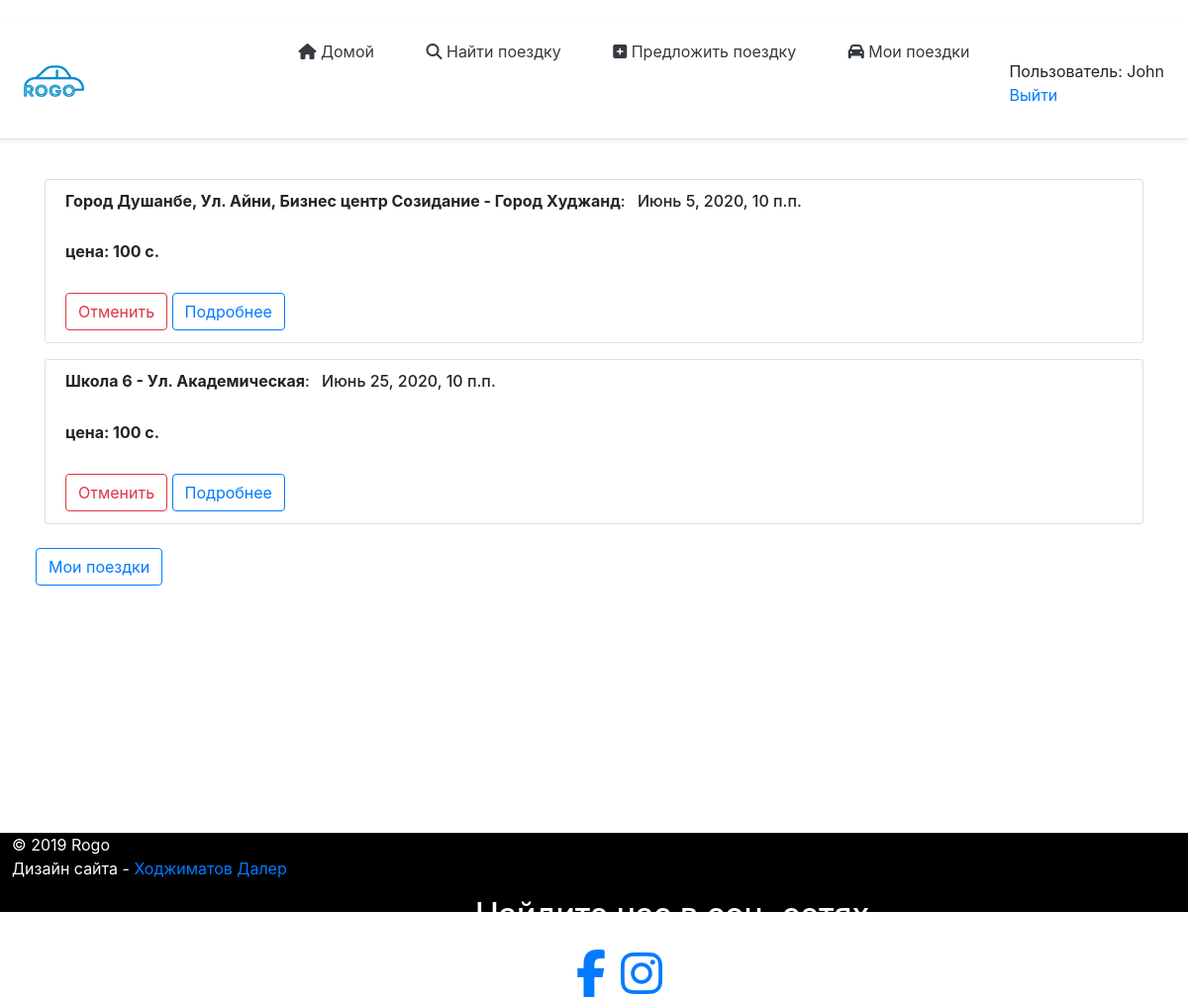
/rides/join_rides/ (signed in), run on an earlier commit of the app's database.
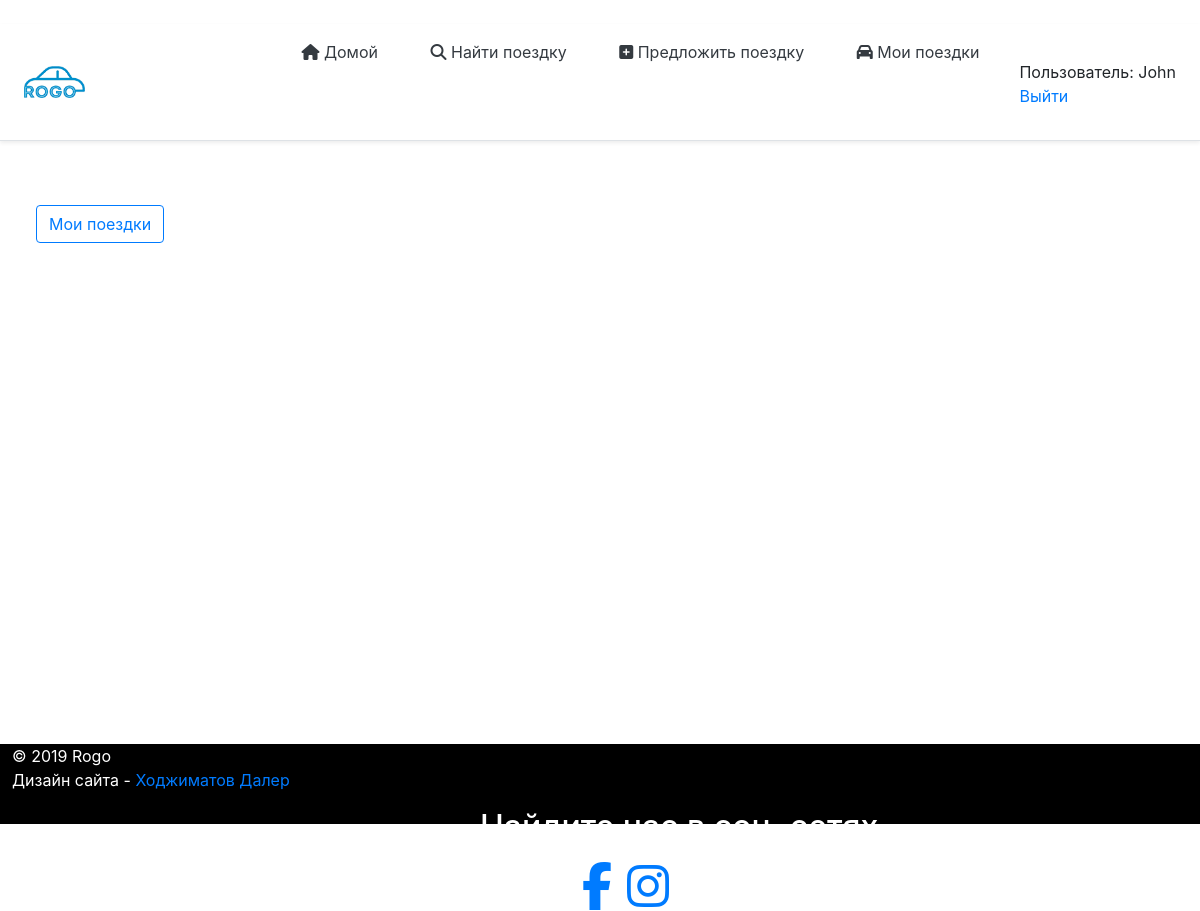
And on a later commit of the database.
### rides/models.py (models this page shows, shortened)
class Join (models.Model):
    ride = models.ForeignKey(Rides, on_delete = models.CASCADE, verbose_name = 'Пользователь', blank = True, null = True, related_name = 'join_rides')
    author = models.ForeignKey(User, on_delete = models.CASCADE, verbose_name = 'Пользователь', blank = True, null = True)
    author_phone = models.CharField(max_length=13, default='', verbose_name='Номер телефона (используйте в начале код страны со знаком +)')
    status = models.BooleanField(verbose_name='видимость',default=False)

class Rides(models.Model):
    author = models.ForeignKey(User, on_delete = models.CASCADE, verbose_name = 'Создатель поездки', blank = True, null = True)
    date_create = models.DateTimeField(default=default_datetime(), null=True, blank = True, verbose_name = 'Дата создания')
    pick_up_location = models.CharField(max_length=120, verbose_name='Место сбора')
    drop_location = models.CharField(max_length=120, verbose_name='Пункт назначения')
    total_rides = models.IntegerField(verbose_name='Количество пассажиров(мин=1, макс=10)', validators=[MaxValueValidator(10),MinValueValidator(1)])
    date = models.DateField(verbose_name='Дата(гг-мм-дд)')
    time= models.TimeField(verbose_name='Время(ч:м)',auto_now=False, auto_now_add=False, null=True)
    price = models.CharField(max_length=120,verbose_name='Цена (с.)', default='')
    car = models.CharField(max_length=120,default='',verbose_name='Марка авто')
    car_number = models.CharField(max_length=12, verbose_name = 'Номер машины (01 0000 GG)', default = '')
    car_year_issue = models.CharField(max_length=4, verbose_name='Год выпуска машины', default = '')
    phone_number = models.CharField(max_length=15, default='', verbose_name='Номер телефона (используйте в начале код страны)')
    class Meta:
        verbose_name='Поездку' # отображение нужного названия в админ панели при редактировании
        verbose_name_plural='Поездки' # отображенпие нужного названия в панели админа

### rides/views.py (the view)
# urls.py: path('join_rides/', views.join_rides ,name='join_rides'),
def join_rides(request):
    listRides = Join.objects.all() # здесь мы наследуем БД
    context={ # через этот словарь можно передавать текст в html
        'listRides':listRides,
    }
    return render(request,'rides/join_rides.html',context)

### rides/templates/rides/join_rides.html
{% extends "rides/index.html" %}
{% block content %}
<div class="content2" style="margin-bottom:20%">
    <div class="container mt-4">
        {% for i in listRides %}
        <ul class="list-group mt-3">
            {% if request.user == i.author %}
            <li class="list-group-item">
                <h6><b>{{i.ride.pick_up_location}} - {{i.ride.drop_location}}</b>: <span class="m-2">{{i.ride.date}}, {{i.ride.time}}</span></h6>
                <br />
                <h6><b>цена: {{i.ride.price}} c.</b></h6>
                <br />
                <a class="btn btn-outline-danger " href="{% url 'deleteJoiner' i.id %}">Отменить</a>
                <a class="btn btn-outline-primary" href="/ride/{{i.ride.id}}">Подробнее</a>
            </li>
        </ul>
        {% endif %}
        {% endfor %}
    </div>
    <a style="margin-left:3%; margin-top:2%;" class="btn btn-outline-primary bot" href="{% url 'myRides' %}">Мои поездки</a>
</div>
{% endblock %}

What changed in the data, as far as the page shows it:
removed Join: ride.pick_up_location "Город Душанбе, Ул. Айни, Бизнес центр Созидание", ride.drop_location "Город Худжанд", ride "Июнь 5, 2020", ride.time "10 п.п.", ride.price "100"
removed Join: ride.pick_up_location "Школа 6", ride.drop_location "Ул. Академическая", ride "Июнь 25, 2020", ride.time "10 п.п.", ride.price "100"
